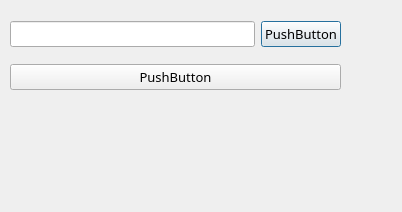
<?xml version="1.0" encoding="UTF-8"?>
<ui version="4.0">
 <class>Settings</class>
 <widget class="QDialog" name="Settings">
  <property name="geometry">
   <rect>
    <x>0</x>
    <y>0</y>
    <width>402</width>
    <height>212</height>
   </rect>
  </property>
  <property name="font">
   <font>
    <family>微软雅黑</family>
    <pointsize>10</pointsize>
   </font>
  </property>
  <property name="windowTitle">
   <string>设置</string>
  </property>
  <widget class="QWidget" name="">
   <property name="geometry">
    <rect>
     <x>10</x>
     <y>10</y>
     <width>331</width>
     <height>91</height>
    </rect>
   </property>
   <layout class="QVBoxLayout" name="verticalLayout">
    <item>
     <layout class="QHBoxLayout" name="horizontalLayout">
      <item>
       <widget class="QLineEdit" name="lineEdit"/>
      </item>
      <item>
       <widget class="QPushButton" name="pushButton">
        <property name="text">
         <string>PushButton</string>
        </property>
       </widget>
      </item>
     </layout>
    </item>
    <item>
     <widget class="QPushButton" name="pushButton_2">
      <property name="text">
       <string>PushButton</string>
      </property>
     </widget>
    </item>
   </layout>
  </widget>
 </widget>
 <resources/>
 <connections/>
</ui>
